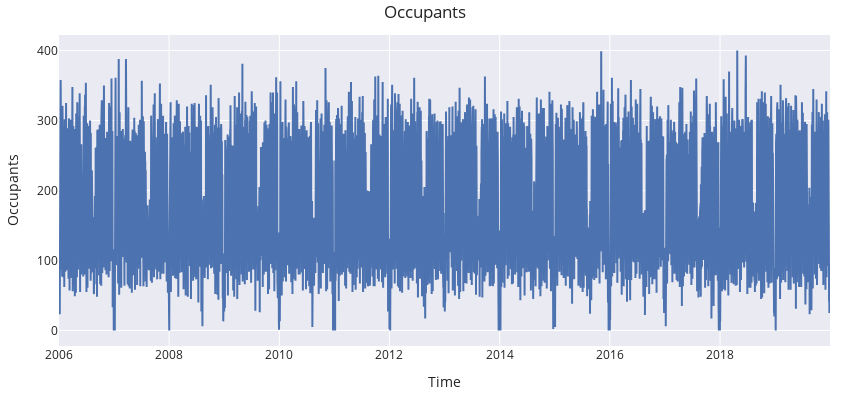

The code cell stored with this chart in its notebook:
### Code cell
# Interactive plot of time series
# ==============================================================================
fig = go.Figure()
fig.add_trace(go.Scatter(x=data.index , y=data['occupants'], mode='lines', name='Occupants'))
fig.update_layout(
    title  = 'Occupants',
    xaxis_title="Time",
    yaxis_title="Occupants",
    legend_title="Partition:",
    width=850,
    height=400,
    margin=dict(l=20, r=20, t=35, b=20),
    legend=dict(
        orientation="h",
        yanchor="top",
        y=1,
        xanchor="left",
        x=0.001
    )
)
fig.show()

### Figure 1 — Plotly figure (JSON) as saved in the notebook; plotly's stock layout.template omitted (floating-point values rounded to 4 significant figures; data arrays with more than 128 entries replaced by an {"elided": "..."} marker saying what was removed)
{"data": [{"mode": "lines", "name": "Occupants", "type": "scatter", "x": {"elided": "5113 str values"}, "y": {"elided": "5113 int values"}}], "layout": {"height": 400, "legend": {"orientation": "h", "title": {"text": "Partition:"}, "x": 0.001, "xanchor": "left", "y": 1, "yanchor": "top"}, "margin": {"b": 20, "l": 20, "r": 20, "t": 35}, "title": {"text": "Occupants"}, "width": 850, "xaxis": {"title": {"text": "Time"}}, "yaxis": {"title": {"text": "Occupants"}}}}
